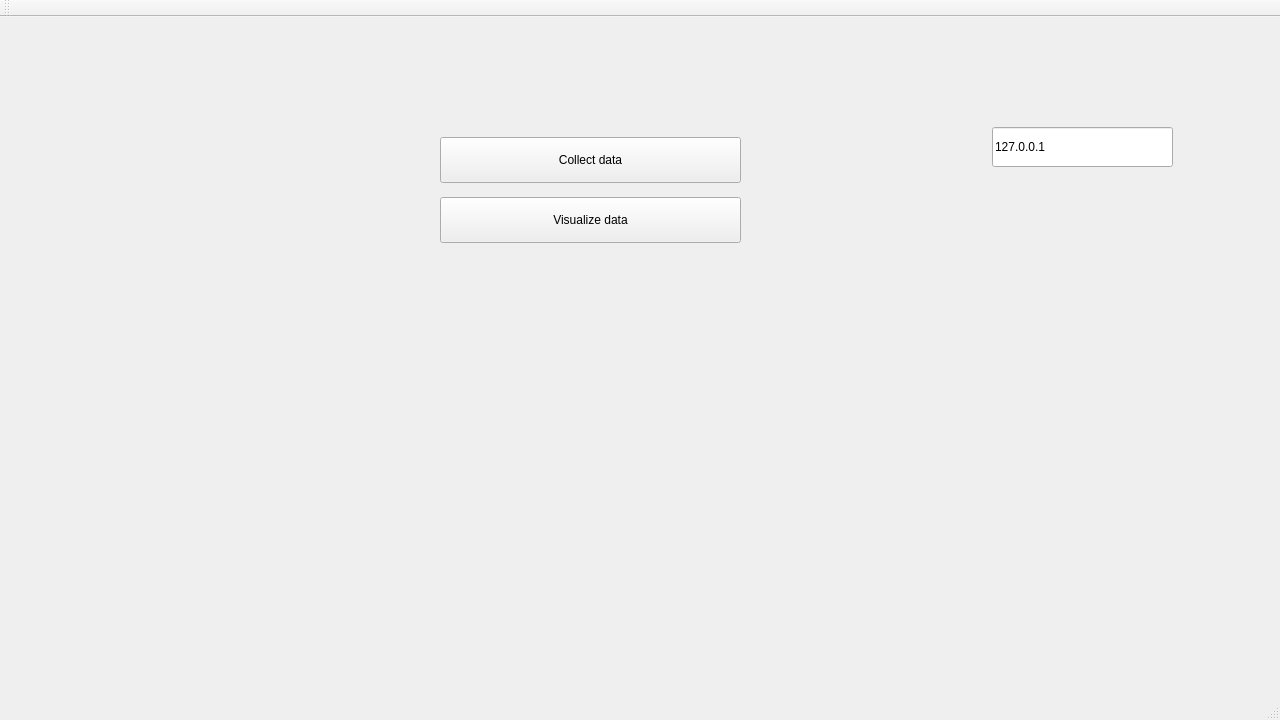
<?xml version="1.0" encoding="UTF-8"?>
<ui version="4.0">
 <class>MainWindow</class>
 <widget class="QMainWindow" name="MainWindow">
  <property name="geometry">
   <rect>
    <x>0</x>
    <y>0</y>
    <width>1280</width>
    <height>720</height>
   </rect>
  </property>
  <property name="windowTitle">
   <string>MainWindow</string>
  </property>
  <widget class="QWidget" name="centralWidget">
   <widget class="QLineEdit" name="ipEdit">
    <property name="geometry">
     <rect>
      <x>992</x>
      <y>110</y>
      <width>181</width>
      <height>40</height>
     </rect>
    </property>
    <property name="text">
     <string>127.0.0.1</string>
    </property>
   </widget>
   <widget class="QPushButton" name="dataCollectButton">
    <property name="geometry">
     <rect>
      <x>440</x>
      <y>120</y>
      <width>301</width>
      <height>46</height>
     </rect>
    </property>
    <property name="text">
     <string>Collect data</string>
    </property>
   </widget>
   <widget class="QPushButton" name="visualizationButton">
    <property name="geometry">
     <rect>
      <x>440</x>
      <y>180</y>
      <width>301</width>
      <height>46</height>
     </rect>
    </property>
    <property name="text">
     <string>Visualize data</string>
    </property>
   </widget>
  </widget>
  <widget class="QMenuBar" name="menuBar">
   <property name="geometry">
    <rect>
     <x>0</x>
     <y>0</y>
     <width>1280</width>
     <height>22</height>
    </rect>
   </property>
  </widget>
  <widget class="QToolBar" name="mainToolBar">
   <attribute name="toolBarArea">
    <enum>TopToolBarArea</enum>
   </attribute>
   <attribute name="toolBarBreak">
    <bool>false</bool>
   </attribute>
  </widget>
  <widget class="QStatusBar" name="statusBar"/>
 </widget>
 <layoutdefault spacing="6" margin="11"/>
 <resources/>
 <connections/>
</ui>
